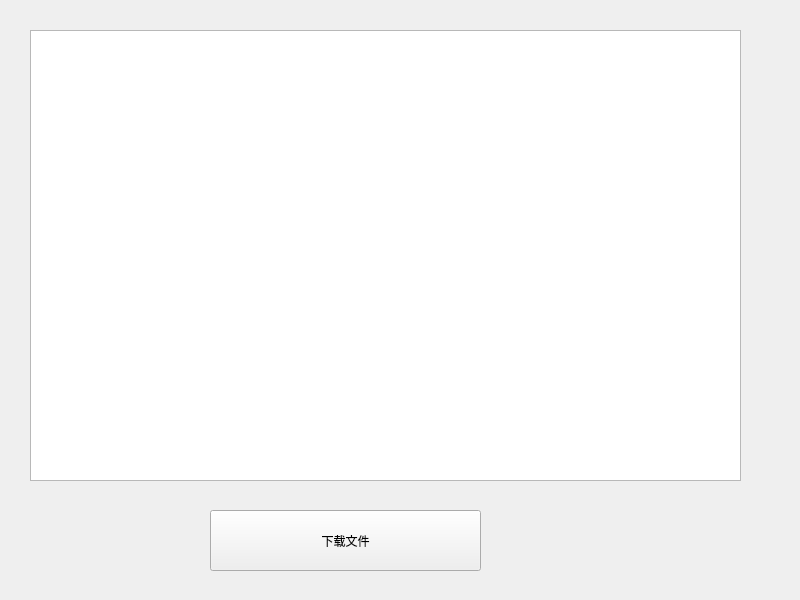
<?xml version="1.0" encoding="UTF-8"?>
<ui version="4.0">
 <class>Widget</class>
 <widget class="QWidget" name="Widget">
  <property name="geometry">
   <rect>
    <x>0</x>
    <y>0</y>
    <width>800</width>
    <height>600</height>
   </rect>
  </property>
  <property name="windowTitle">
   <string>Widget</string>
  </property>
  <widget class="QListWidget" name="listWidget">
   <property name="geometry">
    <rect>
     <x>30</x>
     <y>30</y>
     <width>711</width>
     <height>451</height>
    </rect>
   </property>
  </widget>
  <widget class="QPushButton" name="pushButton">
   <property name="geometry">
    <rect>
     <x>210</x>
     <y>510</y>
     <width>271</width>
     <height>61</height>
    </rect>
   </property>
   <property name="text">
    <string>下载文件</string>
   </property>
  </widget>
 </widget>
 <resources/>
 <connections/>
</ui>
